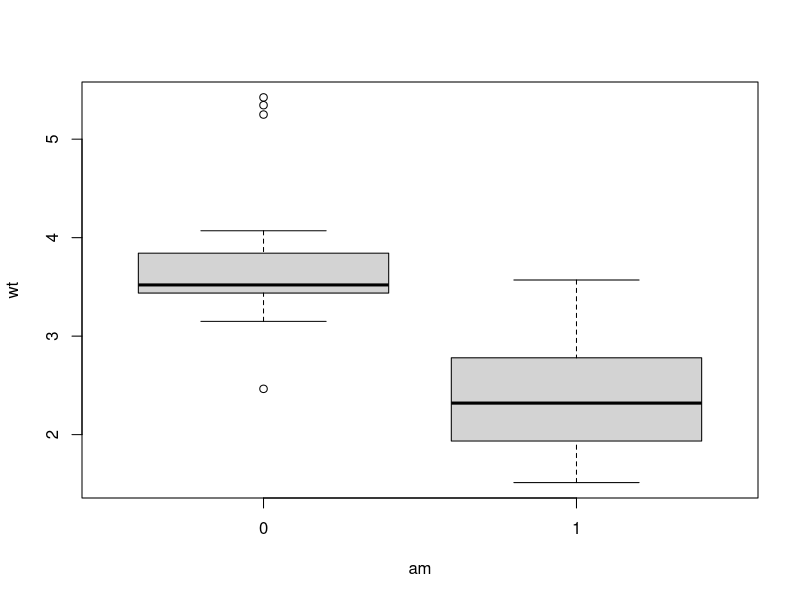

Here is the R script that generated this plot: (Note: this script raises an error after producing the figure.)
'parametric, 2 sample or population means can be compared.

We have a numeric outcome variable Y that we want to compare with a 
categorical explanatory variable X (2 levels - e.g. yes vs no)'
head(mtcars)

'
X - wt variable
Y - we will be looking at the am variable which takes two values - 0,1'
attach(mtcars)

'visual orientation'
boxplot(data=mtcars,  wt~am)


'H0: mean wt of car with am = 1 is the same as the mean wt of cars with am = 0
H1: meant wt of cars with manual and auto transmissions is not the same
- two sided
- independent : paired=F'

# outcome variable = mtcars$wt, always on the left side
# explanatory varibale = mtcars$am, on the right side
t.test(mtcars$wt~mtcars$am, 
       alt="two.sided", 
       conf=0.95,
       mu=0, 
       paired=F, 
       var.equal=F) # p-value = 6.272e-06, we reject H0

# alternative t test with default arguments removed
t.test(mtcars$wt~mtcars$am)

# third alternative without ~
t.test(mtcars$wt[mtcars$am==0], 
       mtcars$wt[mtcars$am==1])

'The t test is done when we do not know if the standard deviations are equal
between the two samples. We can check the standard deviation as follows:'
var(mtcars$wt[mtcars$am==0]) 
var(mtcars$wt[mtcars$am==1])

'Paired T Test for means of 2 dependent or paired populations
(same length) the same command can be used but: paired=T'